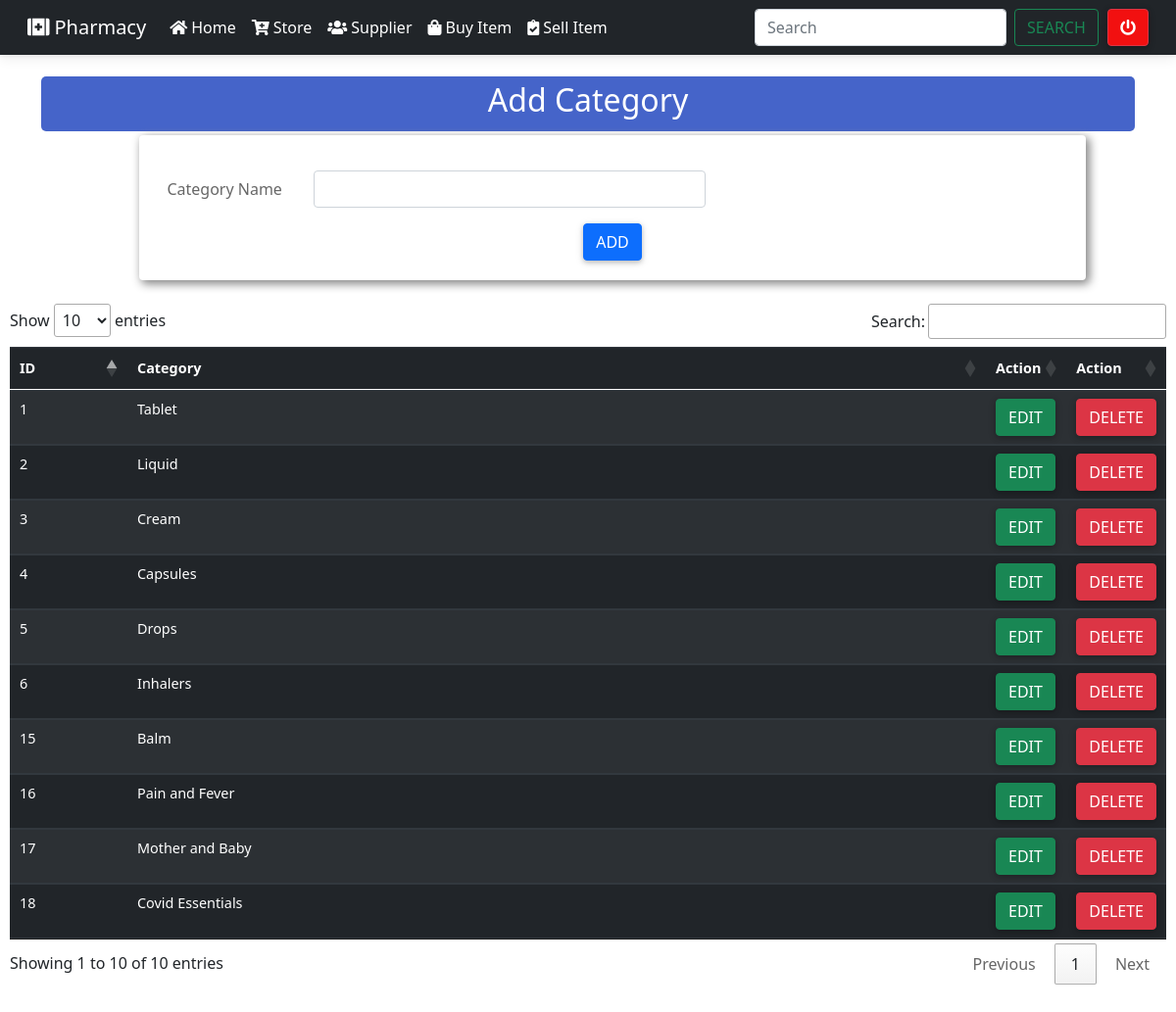
The app's page /Admin/addcategory.php (signed in) with its own data.
### tables this page shows
CREATE TABLE `category` (
  `id` int(20) NOT NULL,
  `cat_name` varchar(100) NOT NULL
);

### Admin/addcategory.php (the view, shortened to what this page needs)
<?php include('includes/header.php'); ?>
<?php include('includes/navbar.php'); ?>
<?php include('database/connection.php');
?>
<div class="s">
  <div class="container" >
    <div class="ai">
      <h2>Add Category</h2>
    </div>
    <form class="m" action="" method="POST" name="form1">
      <div class="form-group row">
        <label for="inputEmail3" class="col-sm-2 col-form-label">Category Name</label>
        <div class="col-sm-10">
          <input type="text" class="form-control" id="category"  name="category" style="width:400px">
        </div>
      </div>
      <div class="text-center">
        <button type="submit" class="btn btn-primary" name="submit1"  id="submit">Add</button>
      </div>
    </form>
  </div>
<br>
<div class="widget-content nopadding center">
            <table id="dataTable" class="table table-striped table-dark" style="">
              <thead class="table-dark">
                <tr>
                  <th>ID</th>
                  <th>Category</th>
                  <th>Action</th>
                  <th>Action</th>
                </tr>
              </thead>
              <tbody  >
                <?php
                  $res=mysqli_query($link,"SELECT * FROM `category`");
                  while($row=mysqli_fetch_array($res))
                  {
                    ?>
                      <tr>
                        <td  style="width:100px"><?php echo $row["id"]; ?></td>
                        <td><?php echo $row["cat_name"]; ?></td>
                        <td style="width:50px"><a href="edit_category.php?id=<?php echo $row["id"]; ?>" class="btn btn-success ">Edit</a></td>
                        <td  style="width:50px">
                          <a href="javascripit:void(0)" class="delete_btn_ajax btn btn-danger">Delete</a>
                        </td>
                      </tr>
                    <?php
                  }
                ?>
              </tbody>
            </table>
        </div>
<?php
include('includes/footer.php');
?>

### Admin/css/style.css (style rules this page uses)
.m { padding: 20px 20px; margin-left: 100px; margin-right: 50px; border-radius: 4px; box-shadow: 3px 3px 10px 1px #888888; background-color: white; }
.m label { text-align: center; }
.s { border: 0px solid; margin: 10px; padding: 20px 0px 20px 0px; }
.ai { background-color: rgb(69, 100, 201); text-align: center; border-radius: 5px; color: #fff; padding: 5px 0px 5px 0px; margin-bottom: 4px; }

### records on screen
category: id "1", cat_name "Tablet"
category: id "2", cat_name "Liquid"
category: id "3", cat_name "Cream"
category: id "4", cat_name "Capsules"
category: id "5", cat_name "Drops"
category: id "6", cat_name "Inhalers"
category: id "15", cat_name "Balm"
category: id "16", cat_name "Pain and Fever"
category: id "17", cat_name "Mother and Baby"
category: id "18", cat_name "Covid Essentials"
